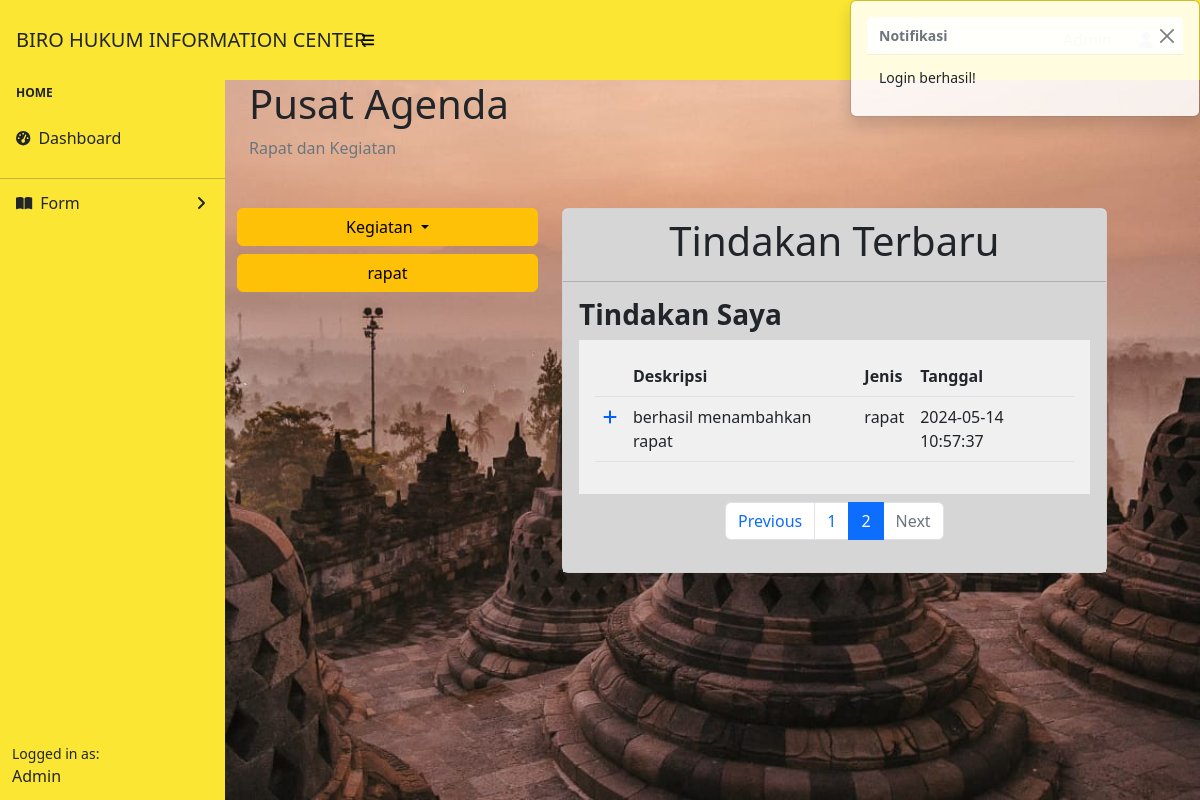
The page /index.php?page=2 (signed in) on the database its author committed.
### tables this page shows
CREATE TABLE `tindakan` (
  `id` int(11) NOT NULL,
  `jenis` varchar(50) NOT NULL,
  `deskripsi` varchar(255) NOT NULL,
  `tanggal` datetime NOT NULL
);

### config/pagination.php (called while the page is built, shortened)
<?php
$records_per_page = 5;
$page = isset($_GET['page']) ? intval($_GET['page']) : 1;
$offset = ($page - 1) * $records_per_page;
$query = "SELECT * FROM tindakan ORDER BY tanggal DESC LIMIT $records_per_page OFFSET $offset";
$result = mysqli_query($koneksi, $query);
$actions = [];
while ($row = mysqli_fetch_assoc($result)) {
    $actions[] = $row;
}
$total_query = "SELECT COUNT(*) as total FROM tindakan";
$total_result = mysqli_query($koneksi, $total_query);
$total_row = mysqli_fetch_assoc($total_result);
$total_records = $total_row['total'];
$total_pages = ceil($total_records / $records_per_page);

### index.php (the view, shortened to what this page needs)
<!DOCTYPE html>
<html lang="en">
<head>
    <link href="https://cdn.jsdelivr.net/npm/simple-datatables@7.1.2/dist/style.min.css" rel="stylesheet" />
    <link href="css/styles.css" rel="stylesheet" />
</head>
<body class="sb-nav-fixed ">
    <?php
    if (isset($_SESSION['pesan'])) {
        echo "
        <div class='toast show position-fixed top-0 end-0 p-3' role='alert' aria-live='assertive' aria-atomic='true' id='toast-notification' style='z-index: 9999;'>
            <div class='toast-header'>
                <strong class='me-auto'>Notifikasi</strong>
                <button type='button' class='btn-close' data-bs-dismiss='toast' aria-label='Close'></button>
            </div>
            <div class='toast-body'>
                {$_SESSION['pesan']}
            </div>
        </div>";
    }
    ?>
    <nav class="sb-topnav navbar navbar-expand navbar-dark" style="background-color: #FAE633;">
        <a class="navbar-brand ps-3 text-dark" href="index.html">BIRO HUKUM INFORMATION CENTER</a>
        <button class="btn btn-link btn-sm order-1 order-lg-0 me-4 me-lg-0" id="sidebarToggle" href="#!"><i class="fas fa-bars" style="color:black;"></i></button>
        <form class="d-none d-md-inline-block form-inline ms-auto me-0 me-md-3 my-2 my-md-0">
            <span class="text-dark text-capitalize"><?= "Admin" ?></span>
        </form>
        <ul class="navbar-nav ms-auto ms-md-0 me-3 me-lg-4">
            <li class="nav-item dropdown">
                <a class="nav-link dropdown-toggle" id="navbarDropdown" href="#" role="button" data-bs-toggle="dropdown" aria-expanded="false"><i class="fas fa-user fa-fw" style="color:black;"></i></a>
            </li>
        </ul>
    </nav>
    <section class="bg-dash">
        <div id="layoutSidenav">
            <div id="layoutSidenav_nav">
                <nav class="sb-sidenav accordion" id="sidenavAccordion" style="background-color: #FAE633;">
                    <div class="sb-sidenav-menu">
                        <div class="nav">
                            <div class="sb-sidenav-menu-heading">Home</div>
                            <a class="nav-link text-dark" href="index.php">
                                <div class="sb-nav-link-icon"><i class="fas fa-tachometer-alt"></i></div>
                                Dashboard
                            </a>
                            <hr class="mb-0">
                            <a class="nav-link collapsed text-dark" href="#" data-bs-toggle="collapse" data-bs-target="#collapseLayouts" aria-expanded="false" aria-controls="collapseLayouts">
                                <div class="sb-nav-link-icon"><i class="fa-solid fa-book-open"></i></div>
                                Form
                                <div class="sb-sidenav-collapse-arrow"><i class="fas fa-angle-down"></i></div>
                            </a>
                        </div>
                    </div>
                    <div class="sb-sidenav-footer">
                        <div class="small">Logged in as:</div>
                        Admin
                    </div>
                </nav>
            </div>
            <div id="layoutSidenav_content">
                <?php
                include 'features/action/function.php';
                ?>
                <main>
                    <div class=" row mx-0">
                        <div class="container-fluid px-4 mb-4">
                            <h1 class="mt-4">Pusat Agenda</h1>
                            <ol class="breadcrumb mb-4">
                                <li class="breadcrumb-item active">Rapat dan Kegiatan</li>
                            </ol>
                        </div>
                        <div class="col-4 ">
                            <div class="dropdown">
                                <button class="btn btn-warning dropdown-toggle w-100" type="button" id="dropdownMenuButton" data-bs-toggle="dropdown" aria-expanded="false">
                                    Kegiatan
                                </button>
                            </div>
                            <div class="my-2">
                                <a type="button" class="btn btn-warning w-100" href="features/rapat.php">rapat</a>
                            </div>
                        </div>
                        <div class="col-7 ">
                            <div class="card size-card mb-4">
                                <div class="card-header bg-tbl d-flex justify-content-center align-items-center">
                                    <div>
                                        <h1> Tindakan Terbaru</h1>
                                    </div>
                                </div>
                                <div class="card-body bg-tbl">
                                    <h3 class="fw-bold">
                                        Tindakan Saya
                                    </h3>
                                    <div class="bg-over">
                                        <table class="table">
                                            <thead>
                                                <tr>
                                                    <th></th>
                                                    <th>Deskripsi</th>
                                                    <th>Jenis</th>
                                                    <th>Tanggal</th>
                                                </tr>
                                            </thead>
                                            <?php
                                            include 'config/pagination.php';
                                            ?>
                                            <tbody>
                                                <?php foreach ($actions as $action) : ?>
                                                    <tr>
                                                        <td><i class="fa-solid fa-plus" style="color: #035efc;"></i></td>
                                                        <td><?= htmlspecialchars($action['deskripsi']) ?></td>
                                                        <td><?= htmlspecialchars($action['jenis']) ?></td>
                                                        <td><?= htmlspecialchars($action['tanggal']) ?></td>
                                                    </tr>
                                                <?php endforeach; ?>
                                            </tbody>
                                        </table>
                                    </div>
                                    <nav aria-label="Page navigation example">
                                        <ul class="pagination justify-content-center mt-2">
                                            <?php if ($page > 1) : ?>
                                                <li class="page-item">
                                                    <a class="page-link" href="index.php?page=<?= $page - 1 ?>">Previous</a>
                                                </li>
                                            <?php else : ?>
                                                <li class="page-item disabled">
                                                    <a class="page-link" href="#">Previous</a>
                                                </li>
                                            <?php endif; ?>
                                            <?php for ($i = 1; $i <= $total_pages; $i++) : ?>
                                                <?php if ($i == $page) : ?>
                                                    <li class="page-item active" aria-current="page">
                                                        <a class="page-link" href="#"><?= $i ?></a>
                                                    </li>
                                                <?php else : ?>
                                                    <li class="page-item"><a class="page-link" href="index.php?page=<?= $i ?>"><?= $i ?></a></li>
                                                <?php endif; ?>
                                            <?php endfor; ?>
                                            <?php if ($page < $total_pages) : ?>
                                                <li class="page-item">
                                                    <a class="page-link" href="index.php?page=<?= $page + 1 ?>">Next</a>
                                                </li>
                                            <?php else : ?>
                                                <li class="page-item disabled">
                                                    <a class="page-link" href="#">Next</a>
                                                </li>
                                            <?php endif; ?>
                                        </ul>
                                    </nav>
                                </div>
                            </div>
                        </div>
                    </div>
                </main>
            </div>
    </section>
</body>
</html>

### rows shown on the page
tindakan: deskripsi "berhasil menambahkan rapat", jenis "rapat", tanggal "2024-05-14 10:57:37"

### other values the page prints
$_SESSION['pesan'] "Login berhasil!"
